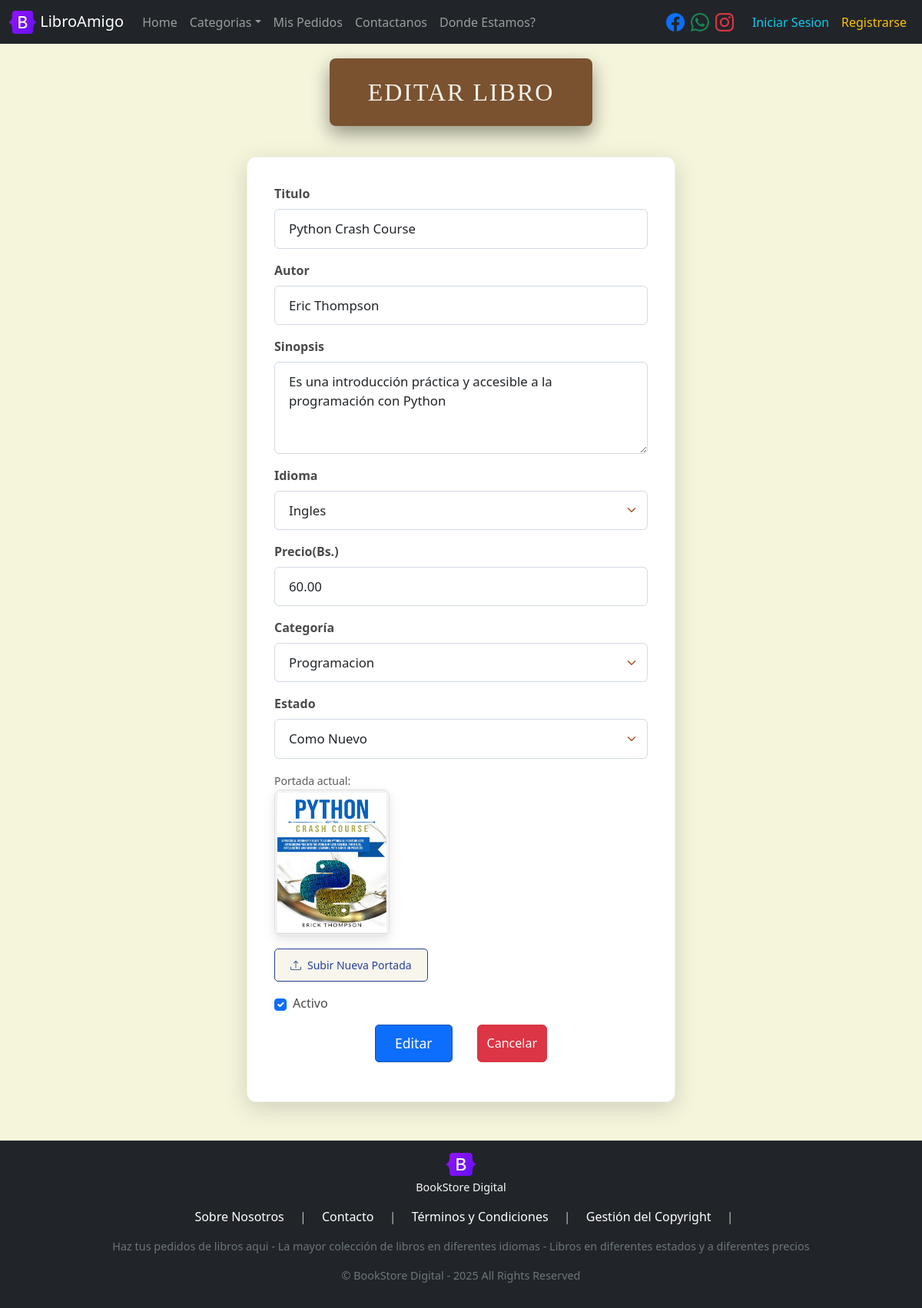
Screenshot of /books/admin/edit/2 with the database file from the repository.
### models/book_model.py (models this page shows, shortened)
class Book(db.Model):
    __tablename__ = 'books'
    id = db.Column(db.Integer, primary_key = True)
    title = db.Column(db.String(200), nullable = False)
    author = db.Column(db.String(200), nullable = False)
    description = db.Column(db.Text, nullable = False)
    language = db.Column(db.String(20), nullable= False)
    price = db.Column(db.Float, nullable = False, default = 0.0)
    stock = db.Column(db.Integer, nullable = False, default = 0)
    category_id = db.Column(db.Integer, db.ForeignKey('categories.id'), nullable = False)
    state_id = db.Column(db.Integer, db.ForeignKey('states.id'), nullable = False)
    cover = db.Column(db.String(255),nullable=False)
    create_at = db.Column(db.DateTime, default=datetime.now)
    updated_at = db.Column(db.DateTime, default = datetime.now, onupdate=datetime.now)
    is_active = db.Column(db.Boolean, default = True)
    category_relation = db.relationship('Category', back_populates='books_relation')
    state_relation = db.relationship('State', back_populates='books_relation')
    purchases_relation = db.relationship('Purchase', back_populates='book_relation')
    orders_relation = db.relationship('Order', back_populates='book_relation')
    @staticmethod
    def get_by_id(id):
        return Book.query.get(id)

### controllers/book_controller.py (the view, shortened to what this page needs)
@book_bp.route("/admin/edit/<int:id>", methods= ['POST','GET'])
def edit(id):
    book = Book.get_by_id(id)
    form = EditForm(obj=book)
    if 'cancel' in request.form:
        return redirect(url_for('book.index'))
    if request.method=='GET':
        form.cover.data = None
    return book_view.edit(form=form, book=book)

### models/category_model.py (called while the page is built)
    @staticmethod
    def get_all_active():
        return Category.query.filter(Category.is_active == True).order_by(Category.name).all()

### models/state_model.py (called while the page is built)
    @staticmethod
    def get_all():
        return State.query.all()

### run.py (called while the page is built)
@app.context_processor
def inject_active_path():
    def is_active(path):
        return 'active' if request.path == path else ''
    return(dict(is_active = is_active))

@app.context_processor
def inject_categories():
    categories = Category.get_all_active()
    return dict(categories=categories)

### views/book_view.py (called while the page is built)
def edit(form, book):
    return render_template('books/edit.html', form=form, book=book)

### templates/books/edit.html (shortened to what this page needs)
{% extends 'base.html' %}
{% block content %}
<div class="container">
<h1 class="main-title-banner text-center">Editar Libro</h1>
<div class="row justify-content-center">
    <div class="col-md-8 col-lg-6 form-panel-card">
        <form action="{{url_for('book.edit',id=book.id)}}" method="post" enctype="multipart/form-data" novalidate>
            <div class="mb-3">
                {{ form.title.label(class="form-label") }}
                {{ form.title(class="form-control")}}
            </div>
            <div class="mb-3">
                {{ form.author.label(class="form-label") }}
                {{ form.author(class="form-control")}}
            </div>
            <div class="mb-3">
                {{ form.description.label(class="form-label") }}
                {{ form.description(class="form-control")}}
            </div>
            <div class="mb-3">
                {{ form.language.label(class="form-label") }}
                {{ form.language(class="form-control")}}
            </div>
            <div class="mb-3">
                {{ form.price.label(class="form-label") }}
                {{ form.price(class="form-control", placeholder="Monto con 2 decimales", step="0.01")}}
            </div>
            <div class="mb-3">
                {{ form.category_id.label(class="form-label") }}
                {{ form.category_id(class="form-control")}}
            </div>
            <div class="mb-3">
                {{ form.state_id.label(class="form-label") }}
                {{ form.state_id(class="form-control")}}
            </div>
            <div class="mb-3">
                {% if book.cover %}
                <div class="mb-3 current-cover-preview">
                    <small class="text-muted">Portada actual:</small><br>
                    <img src="{{ url_for('static', filename='uploads/covers/' + book.cover) }}" alt="Portada actual" style="max-width: 150px; height: auto;">
                </div>
                {% else %}
                <div class="mb-3">
                    <small class="text-muted">No hay portada actual.</small>
                </div>
                {% endif %}
                <label for="customCoverUpload" class="btn btn-light btn-sm custom-file-upload-button">
                    <i class="bi bi-upload me-2"></i> Subir Nueva Portada
                </label>
            </div>
            <div class="mb-3 form-check d-flex align-items-center">
                {{ form.is_active(class="form-check-input", id="is_active_check") }}
                <label class="form-check-label ms-2" for="is_active_check">{{ form.is_active.label }}</label>
            </div>
            <div class="my-3 d-flex justify-content-center">
                {{ form.submit(class="btn btn-primary")}}
                {{ form.cancel(class="btn btn-danger")}}
            </div>
        </form>
    </div>
</div>
</div>
{% endblock %}

### static/css/styles.css (style rules this page uses)
body { background-color: #f5f5dc; color: #333; }
.main-title-banner { position: relative; display: block; width: fit-content; padding: 25px 50px; margin: 15px auto 40px auto; background-color: #7a5230; color: #f8f5ed; font-family: 'Playfair Display', serif; font-size: 2em; text-align: center; text-transform: uppercase; letter-spacing: 2px; line-height: 1.2; box-shadow: 0 10px 25px rgba(0,0,0,0.4); border-radius: 8px; white-space: nowrap; overflow: hidden; text-overflow: ellipsis; max-width: 90%; }
.form-panel-card { background-color: #ffffff; padding: 35px; border-radius: 12px; box-shadow: 0 8px 30px rgba(0, 0, 0, 0.15); margin-bottom: 50px; border: 1px solid #f0f0f0; transition: transform 0.3s ease-in-out, box-shadow 0.3s ease-in-out; }
.form-panel-card .form-label { font-weight: 600; color: #4a4a4a; margin-bottom: 8px; }
.form-panel-card .form-control { border-color: #d1d9e6; border-radius: 6px; padding: 12px 18px; font-size: 1.05em; }
.form-panel-card .form-check-label { font-weight: normal; color: #4a4a4a; }
.form-panel-card .btn-primary { background-color: #0d6efd; ; border-color: #0e52b8; padding: 10px 25px; font-size: 1.1em; border-radius: 5px; }
.form-panel-card textarea.form-control { min-height: 120px; }
.form-panel-card select.form-control { -webkit-appearance: none; -moz-appearance: none; appearance: none; background-repeat: no-repeat; background-position: right 0.75rem center; background-size: 16px 12px; padding-right: 2.5rem; cursor: pointer; }
.form-panel-card select.form-control option { color: #333; background-color: #ffffff; }
.current-cover-preview { margin-top: 10px; margin-bottom: 20px; }
.current-cover-preview img { max-width: 150px; height: auto; border-radius: 8px; border: 1px solid #e0e0e0; box-shadow: 0 5px 15px rgba(0,0,0,0.1); object-fit: cover; }
.custom-file-upload-button { background-color: #f8f5ed; color: #264097; border: 1px solid #264097; padding: 10px 20px; border-radius: 5px; cursor: pointer; transition: all 0.3s ease; display: inline-flex; align-items: center; font-weight: 500; }

### rows the page displays
Book: title "Python Crash Course", author "Eric Thompson", description "Es una introducción práctica y accesible a la programación con Python", language "Ingles", price "60.00", category_id "Programacion", state_id "Como Nuevo", cover (picture), is_active "☑"
